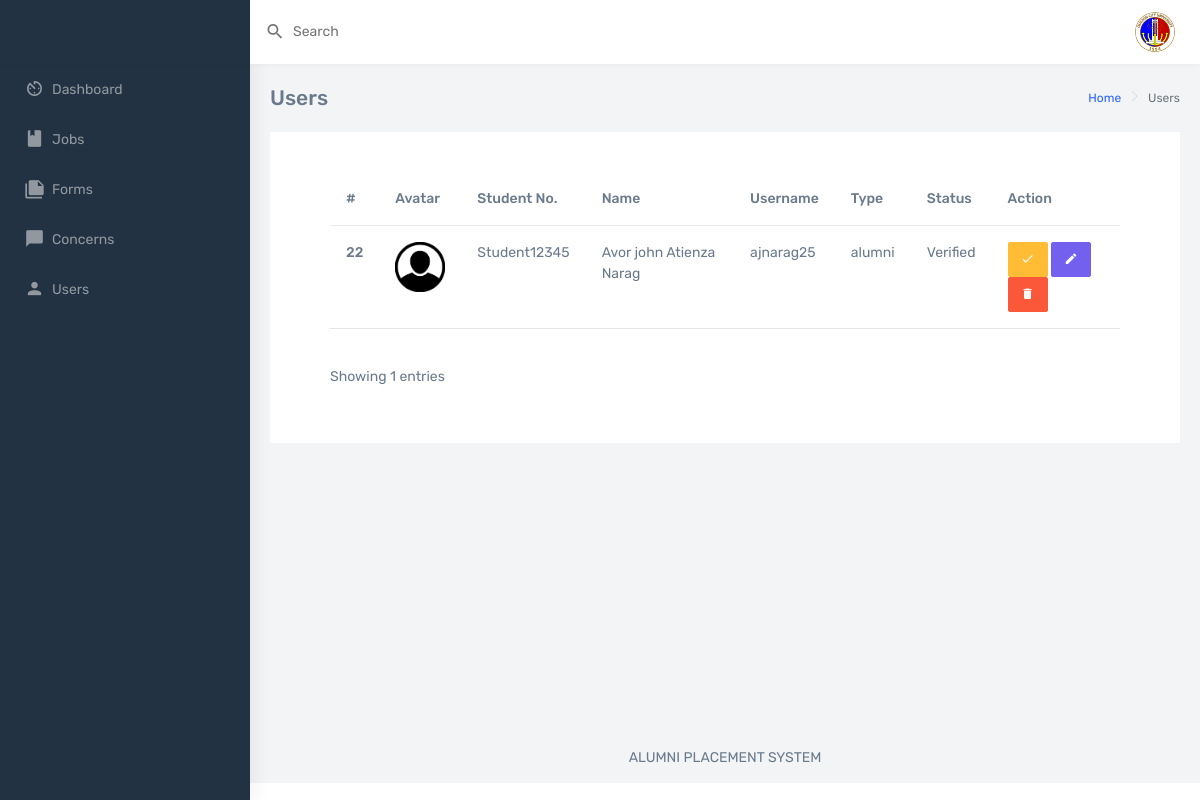
/admin/Users.php, run on an earlier commit of the app's database.
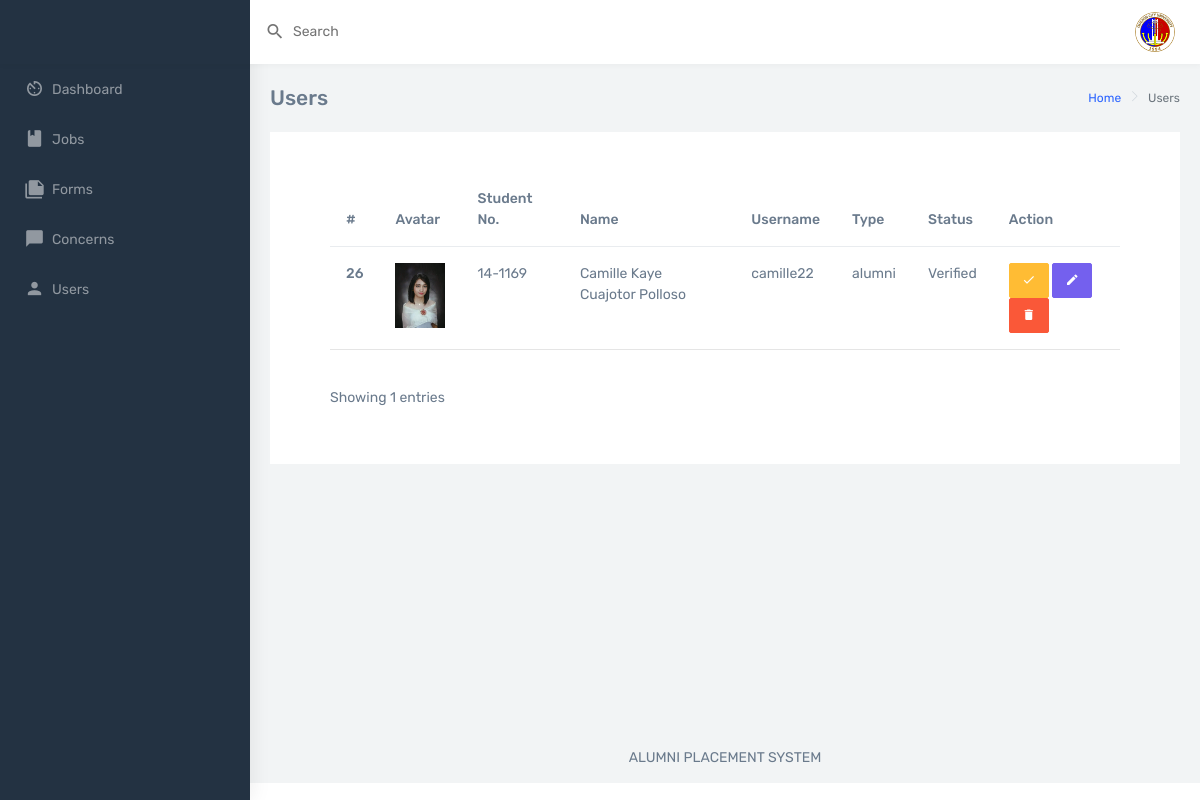
And on a later commit of the database.
### tables this page shows
CREATE TABLE `tbl_users` (
  `user_id` int(30) NOT NULL,
  `student_id` varchar(100) NOT NULL,
  `username` varchar(200) NOT NULL,
  `password` text NOT NULL,
  `email` varchar(255) NOT NULL,
  `firstname` varchar(100) NOT NULL,
  `middlename` varchar(100) NOT NULL,
  `lastname` varchar(100) NOT NULL,
  `gender` varchar(255) NOT NULL,
  `batch` year(4) NOT NULL,
  `course_id` int(30) NOT NULL,
  `branch_id` int(30) NOT NULL,
  `type` enum('admin','alumni') NOT NULL DEFAULT 'alumni',
  `is_verified` tinyint(1) NOT NULL DEFAULT 0,
  `avatar_path` varchar(500) NOT NULL,
  `stat` varchar(100) NOT NULL,
  `feedback` text NOT NULL,
  `otp` int(11) NOT NULL
);

### admin/Users.php (the view, shortened to what the changed rows need)
<?php include 'connection.php';?>
<!DOCTYPE html>
<html dir="ltr" lang="en">
<head>
    <link href="dist/css/style.min.css" rel="stylesheet">
</head>
<body>
    <div id="main-wrapper" data-navbarbg="skin6" data-theme="light" data-layout="vertical" data-sidebartype="full"
        data-boxed-layout="full">
        <div class="page-wrapper">
            <div class="container-fluid">
                <div class="row">
                    <div class="col-12">
                        <div class="card card-body">
                            <div class="container-fluid">
                                <div class="card-body overflow-auto">
                                    <table class="table table-hover">
                                        <thead class="thead-dark">
                                          <tr>
                                            <th scope="col">#</th>
                                            <th scope="col">Avatar</th>
                                            <th scope="col">Student No.</th>
                                            <th scope="col">Name</th>
                                            <th scope="col">Username</th>
                                            <th scope="col">Type</th>
                                            <th scope="col">Status</th>
                                            <th scope="col">Action</th>
                                          </tr>
                                        </thead>
                                        <tbody>
                                        <?php
                                            $query = "SELECT * FROM tbl_users where type='alumni'";
                                            $result = mysqli_query($conn, $query);
                                            while ($row = mysqli_fetch_array($result)) {
                                            if ($row['is_verified'] == 1){
                                                $setverify = 'Verified';
                                            }else{
                                                $setverify = 'Unverified';
                                            }
                                        ?>
                                          <tr>
                                            <th><?php echo $row['user_id']; ?></th>
                                            <td><img src="../alumni/<?php echo $row['avatar_path']; ?>" width="50" alt=""></td>
                                            <td><?php echo $row['student_id']; ?></td>
                                            <td><?php echo $row['firstname']. ' '. $row['middlename'].' '.$row['lastname']; ?></td>
                                            <td><?php echo $row['username']; ?></td>
                                            <td><?php echo $row['type']; ?></td>
                                            <td><?php echo $setverify ; ?></td>
                                            <td>
                                                <button type="button" class="btn btn-warning" data-bs-toggle="modal" data-bs-target="#verifyModal<?php echo $row['user_id'] ?>"> <i class="mdi mdi-check"></i></button>
                                                <button type="button" class="btn btn-primary" data-bs-toggle="modal" data-bs-target="#editModal<?php echo $row['user_id'] ?>"> <i class="mdi mdi-pencil"></i></button>
                                                <button type="button" class="btn btn-danger" style="color:white" data-bs-toggle="modal" data-bs-target="#deleteModal<?php echo $row['user_id'] ?>"> <i class="mdi mdi-delete"></i></button>
                                            </td>
                                          </tr>
                                        </tbody>
                                        <?php }; ?>
                                      </table>
                                      <br>
                                </div>
                            </div>
                        </div>
                    </div>
                </div>
            </div>
        </div>
    </div>
</body>
</html>

What changed in the data, as far as the page shows it:
removed tbl_users: user_id "22", avatar_path (picture), student "Student12345", firstname "Avor john", middlename "Atienza", lastname "Narag", username "ajnarag25", type "alumni", is_verified "Verified"
added tbl_users: user_id "26", avatar_path (picture), student "14-1169", firstname "Camille Kaye", middlename "Cuajotor", lastname "Polloso", username "camille22", type "alumni", is_verified "Verified"
